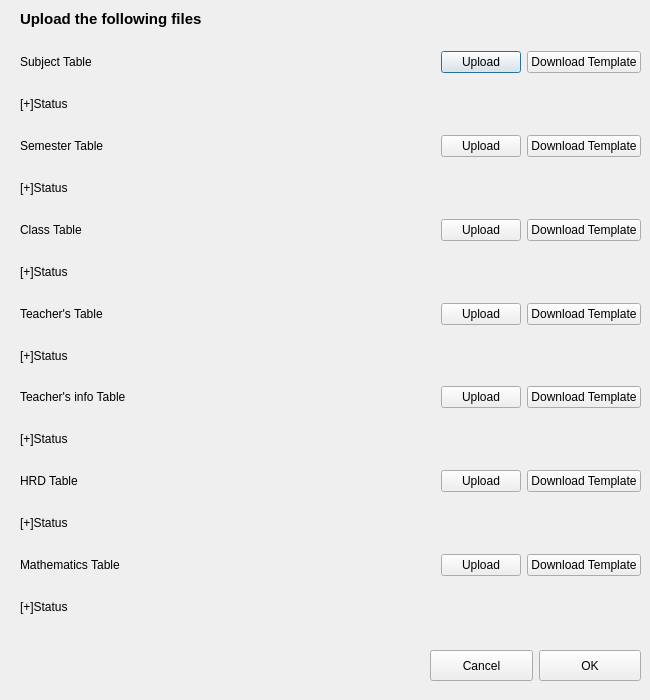
<?xml version="1.0" encoding="UTF-8"?>
<ui version="4.0">
 <class>input</class>
 <widget class="QDialog" name="input">
  <property name="geometry">
   <rect>
    <x>0</x>
    <y>0</y>
    <width>650</width>
    <height>700</height>
   </rect>
  </property>
  <property name="minimumSize">
   <size>
    <width>650</width>
    <height>700</height>
   </size>
  </property>
  <property name="maximumSize">
   <size>
    <width>650</width>
    <height>700</height>
   </size>
  </property>
  <property name="windowTitle">
   <string>Input Details</string>
  </property>
  <widget class="QLabel" name="label">
   <property name="geometry">
    <rect>
     <x>20</x>
     <y>9</y>
     <width>311</width>
     <height>20</height>
    </rect>
   </property>
   <property name="text">
    <string>&lt;html&gt;&lt;head/&gt;&lt;body&gt;&lt;p&gt;&lt;span style=&quot; font-size:11pt; font-weight:600;&quot;&gt;Upload the following files&lt;/span&gt;&lt;/p&gt;&lt;/body&gt;&lt;/html&gt;</string>
   </property>
  </widget>
  <widget class="QWidget" name="layoutWidget">
   <property name="geometry">
    <rect>
     <x>20</x>
     <y>51</y>
     <width>621</width>
     <height>581</height>
    </rect>
   </property>
   <layout class="QVBoxLayout" name="verticalLayout_9">
    <item>
     <layout class="QVBoxLayout" name="verticalLayout">
      <item>
       <layout class="QHBoxLayout" name="horizontalLayout">
        <item>
         <widget class="QLabel" name="label_2">
          <property name="text">
           <string>Subject Table</string>
          </property>
         </widget>
        </item>
        <item>
         <spacer name="horizontalSpacer">
          <property name="orientation">
           <enum>Qt::Horizontal</enum>
          </property>
          <property name="sizeHint" stdset="0">
           <size>
            <width>228</width>
            <height>20</height>
           </size>
          </property>
         </spacer>
        </item>
        <item>
         <widget class="QPushButton" name="pushButton_upload_subject">
          <property name="text">
           <string>Upload</string>
          </property>
         </widget>
        </item>
        <item>
         <widget class="QPushButton" name="pushButton_download_subject">
          <property name="text">
           <string>Download Template</string>
          </property>
         </widget>
        </item>
       </layout>
      </item>
      <item>
       <widget class="QLabel" name="status_label1">
        <property name="text">
         <string>[+]Status</string>
        </property>
       </widget>
      </item>
     </layout>
    </item>
    <item>
     <layout class="QVBoxLayout" name="verticalLayout_8">
      <item>
       <layout class="QHBoxLayout" name="horizontalLayout_9">
        <item>
         <widget class="QLabel" name="label_9">
          <property name="text">
           <string>Semester Table</string>
          </property>
         </widget>
        </item>
        <item>
         <spacer name="horizontalSpacer_8">
          <property name="orientation">
           <enum>Qt::Horizontal</enum>
          </property>
          <property name="sizeHint" stdset="0">
           <size>
            <width>228</width>
            <height>20</height>
           </size>
          </property>
         </spacer>
        </item>
        <item>
         <widget class="QPushButton" name="pushButton_upload_semester">
          <property name="text">
           <string>Upload</string>
          </property>
         </widget>
        </item>
        <item>
         <widget class="QPushButton" name="pushButton_download_semester">
          <property name="text">
           <string>Download Template</string>
          </property>
         </widget>
        </item>
       </layout>
      </item>
      <item>
       <widget class="QLabel" name="status_label7">
        <property name="text">
         <string>[+]Status</string>
        </property>
       </widget>
      </item>
     </layout>
    </item>
    <item>
     <layout class="QVBoxLayout" name="verticalLayout_2">
      <item>
       <layout class="QHBoxLayout" name="horizontalLayout_2">
        <item>
         <widget class="QLabel" name="label_3">
          <property name="text">
           <string>Class Table</string>
          </property>
         </widget>
        </item>
        <item>
         <spacer name="horizontalSpacer_2">
          <property name="orientation">
           <enum>Qt::Horizontal</enum>
          </property>
          <property name="sizeHint" stdset="0">
           <size>
            <width>228</width>
            <height>20</height>
           </size>
          </property>
         </spacer>
        </item>
        <item>
         <widget class="QPushButton" name="pushButton_upload_class">
          <property name="text">
           <string>Upload</string>
          </property>
         </widget>
        </item>
        <item>
         <widget class="QPushButton" name="pushButton_download_class">
          <property name="text">
           <string>Download Template</string>
          </property>
         </widget>
        </item>
       </layout>
      </item>
      <item>
       <widget class="QLabel" name="status_label2">
        <property name="text">
         <string>[+]Status</string>
        </property>
       </widget>
      </item>
     </layout>
    </item>
    <item>
     <layout class="QVBoxLayout" name="verticalLayout_3">
      <item>
       <layout class="QHBoxLayout" name="horizontalLayout_3">
        <item>
         <widget class="QLabel" name="label_4">
          <property name="text">
           <string>Teacher's Table</string>
          </property>
         </widget>
        </item>
        <item>
         <spacer name="horizontalSpacer_3">
          <property name="orientation">
           <enum>Qt::Horizontal</enum>
          </property>
          <property name="sizeHint" stdset="0">
           <size>
            <width>198</width>
            <height>20</height>
           </size>
          </property>
         </spacer>
        </item>
        <item>
         <widget class="QPushButton" name="pushButton_upload_teacher">
          <property name="text">
           <string>Upload</string>
          </property>
         </widget>
        </item>
        <item>
         <widget class="QPushButton" name="pushButton_download_teacher">
          <property name="text">
           <string>Download Template</string>
          </property>
         </widget>
        </item>
       </layout>
      </item>
      <item>
       <widget class="QLabel" name="status_label3">
        <property name="text">
         <string>[+]Status</string>
        </property>
       </widget>
      </item>
     </layout>
    </item>
    <item>
     <layout class="QVBoxLayout" name="verticalLayout_4">
      <item>
       <layout class="QHBoxLayout" name="horizontalLayout_4">
        <item>
         <widget class="QLabel" name="label_5">
          <property name="text">
           <string>Teacher's info Table</string>
          </property>
         </widget>
        </item>
        <item>
         <spacer name="horizontalSpacer_4">
          <property name="orientation">
           <enum>Qt::Horizontal</enum>
          </property>
          <property name="sizeHint" stdset="0">
           <size>
            <width>198</width>
            <height>20</height>
           </size>
          </property>
         </spacer>
        </item>
        <item>
         <widget class="QPushButton" name="pushButton_upload_teacherinfo">
          <property name="text">
           <string>Upload</string>
          </property>
         </widget>
        </item>
        <item>
         <widget class="QPushButton" name="pushButton_download_teacherinfo">
          <property name="text">
           <string>Download Template</string>
          </property>
         </widget>
        </item>
       </layout>
      </item>
      <item>
       <widget class="QLabel" name="status_label4">
        <property name="text">
         <string>[+]Status</string>
        </property>
       </widget>
      </item>
     </layout>
    </item>
    <item>
     <layout class="QVBoxLayout" name="verticalLayout_5">
      <item>
       <layout class="QHBoxLayout" name="horizontalLayout_6">
        <item>
         <widget class="QLabel" name="label_6">
          <property name="text">
           <string>HRD Table</string>
          </property>
         </widget>
        </item>
        <item>
         <spacer name="horizontalSpacer_5">
          <property name="orientation">
           <enum>Qt::Horizontal</enum>
          </property>
          <property name="sizeHint" stdset="0">
           <size>
            <width>198</width>
            <height>20</height>
           </size>
          </property>
         </spacer>
        </item>
        <item>
         <widget class="QPushButton" name="pushButton_upload_hrd">
          <property name="text">
           <string>Upload</string>
          </property>
         </widget>
        </item>
        <item>
         <widget class="QPushButton" name="pushButton_download_hrd">
          <property name="text">
           <string>Download Template</string>
          </property>
         </widget>
        </item>
       </layout>
      </item>
      <item>
       <widget class="QLabel" name="status_label5">
        <property name="text">
         <string>[+]Status</string>
        </property>
       </widget>
      </item>
     </layout>
    </item>
    <item>
     <layout class="QVBoxLayout" name="verticalLayout_6">
      <item>
       <layout class="QHBoxLayout" name="horizontalLayout_7">
        <item>
         <widget class="QLabel" name="label_7">
          <property name="text">
           <string>Mathematics Table</string>
          </property>
         </widget>
        </item>
        <item>
         <spacer name="horizontalSpacer_6">
          <property name="orientation">
           <enum>Qt::Horizontal</enum>
          </property>
          <property name="sizeHint" stdset="0">
           <size>
            <width>198</width>
            <height>20</height>
           </size>
          </property>
         </spacer>
        </item>
        <item>
         <widget class="QPushButton" name="pushButton_upload_maths">
          <property name="text">
           <string>Upload</string>
          </property>
         </widget>
        </item>
        <item>
         <widget class="QPushButton" name="pushButton_download_maths">
          <property name="text">
           <string>Download Template</string>
          </property>
         </widget>
        </item>
       </layout>
      </item>
      <item>
       <widget class="QLabel" name="status_label6">
        <property name="text">
         <string>[+]Status</string>
        </property>
       </widget>
      </item>
     </layout>
    </item>
   </layout>
  </widget>
  <widget class="QWidget" name="layoutWidget_2">
   <property name="geometry">
    <rect>
     <x>430</x>
     <y>650</y>
     <width>211</width>
     <height>31</height>
    </rect>
   </property>
   <layout class="QHBoxLayout" name="horizontalLayout_5">
    <item>
     <widget class="QPushButton" name="pushButton">
      <property name="sizePolicy">
       <sizepolicy hsizetype="Minimum" vsizetype="Preferred">
        <horstretch>0</horstretch>
        <verstretch>0</verstretch>
       </sizepolicy>
      </property>
      <property name="text">
       <string>Cancel</string>
      </property>
     </widget>
    </item>
    <item>
     <widget class="QPushButton" name="pushButton_ok">
      <property name="sizePolicy">
       <sizepolicy hsizetype="Minimum" vsizetype="Preferred">
        <horstretch>0</horstretch>
        <verstretch>0</verstretch>
       </sizepolicy>
      </property>
      <property name="text">
       <string>OK</string>
      </property>
     </widget>
    </item>
   </layout>
  </widget>
 </widget>
 <resources/>
 <connections/>
</ui>
